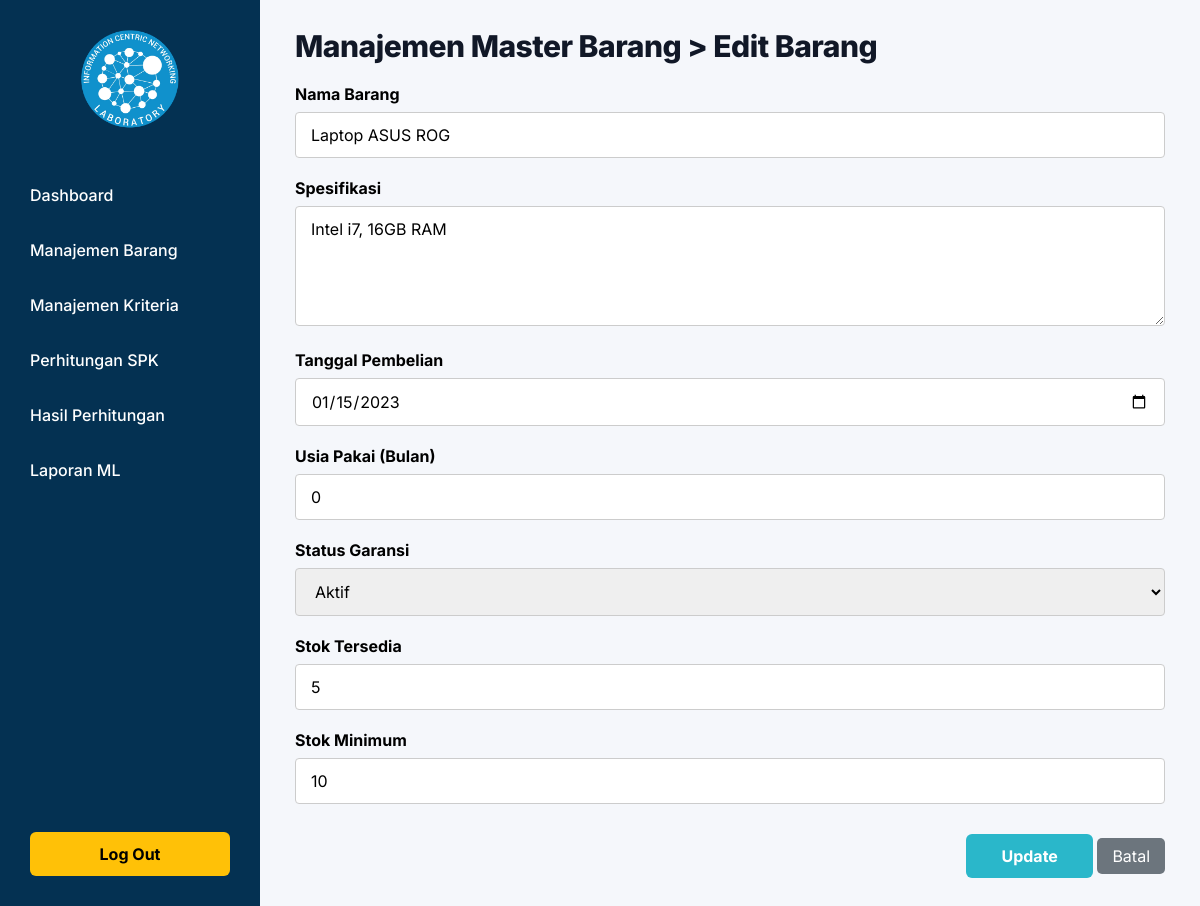
Screenshot of /index.php?action=editBarang&id=1 (signed in) with the database file from the repository.
### tables this page shows
CREATE TABLE barang (
  id_barang INT AUTO_INCREMENT PRIMARY KEY,
  nama_barang VARCHAR(100) NOT NULL,
  stok_tersedia INT NOT NULL DEFAULT 0,
  stok_minimum INT NOT NULL DEFAULT 0,
  tgl_beli DATE,
  usia_pakai_bulan INT DEFAULT 0,
  status_garansi ENUM('Aktif','Tidak Aktif','Hampir Habis') DEFAULT 'Tidak Aktif',
  spesifikasi TEXT
);

### controllers/AppController.php (called while the page is built, shortened)
<?php
require_once __DIR__ . '/../models/BarangModel.php';
class AppController
{
    public function editBarang() {
        $id = isset($_GET['id']) ? (int)$_GET['id'] : 0;
        $barangModel = new BarangModel();
        $barang = $barangModel->getBarangById($id);
        require_once __DIR__ . '/../views/editBarang.php';
    }
}
?>

### models/BarangModel.php (called while the page is built, shortened)
<?php
require_once __DIR__ . '/../config/database.php';
class BarangModel {
    private $db;
    public function __construct() {
        global $pdo;
        $this->db = $pdo;
    }
    public function getBarangById($id) {
        $stmt = $this->db->prepare("SELECT * FROM barang WHERE id_barang = ?");
        $stmt->execute([$id]);
        return $stmt->fetch();
    }
}
?>

### views/editBarang.php (the view, shortened to what this page needs)
<!DOCTYPE html>
<html lang="id">
<head>
    <link rel="stylesheet" href="assets/css/dashboard-style.css?v=1">
</head>
<body>
<div class="dashboard-container">
    <?php include 'views/sidebar.php'; ?>
    <div class="main-content">
        <h1 class="page-title">Manajemen Master Barang > Edit Barang</h1>
        <form action="index.php?action=updateBarang" method="POST">
            <div class="form-group">
                <label>Nama Barang</label>
                <input type="text" name="nama_barang" class="form-control" value="<?= htmlspecialchars($barang['nama_barang']) ?>" required>
            </div>
            <div class="form-group">
                <label>Spesifikasi</label>
                <textarea name="spesifikasi" class="form-control" required><?= htmlspecialchars($barang['spesifikasi']) ?></textarea>
            </div>
            <div class="form-group">
                <label>Tanggal Pembelian</label>
                <input type="date" name="tanggal_pembelian" class="form-control" value="<?= $barang['tgl_beli'] ?>" required>
            </div>
            <div class="form-group">
                <label>Usia Pakai (Bulan)</label>
                <input type="number" name="usia_pakai_bulan" class="form-control" value="<?= htmlspecialchars($barang['usia_pakai_bulan']) ?>" min="0" required>
            </div>
            <div class="form-group">
                <label>Status Garansi</label>
                <select name="status_garansi" class="form-control" required>
                    <option value="Aktif" <?= $barang['status_garansi'] === 'Aktif' ? 'selected' : '' ?>>Aktif</option>
                </select>
            </div>
            <div class="form-group">
                <label>Stok Tersedia</label>
                <input type="number" name="stok_tersedia" class="form-control" value="<?= $barang['stok_tersedia'] ?>" required>
            </div>
            <div class="form-group">
                <label>Stok Minimum</label>
                <input type="number" name="stok_minimum" class="form-control" value="<?= $barang['stok_minimum'] ?>" required>
            </div>
            <div class="form-actions">
                <button type="submit" class="btn-simpan">Update</button>
                <a href="index.php?action=manajemenBarang" class="btn-batal" style="background:#6c757d; color:white; padding:8px 15px; border-radius:5px; text-decoration:none;">Batal</a>
            </div>
        </form>
    </div>
</div>
</body>
</html>

### assets/css/dashboard-style.css (style rules this page uses)
* { margin: 0; padding: 0; box-sizing: border-box; font-family: 'Inter', sans-serif; }
body { background-color: #f8f9fa; overflow-x: hidden; }
.dashboard-container { display: flex; min-height: 100vh; }
.main-content { margin-left: 260px; padding: 40px 50px; width: calc(100% - 260px); background-color: #f8f9fa; min-height: 100vh; }
.page-title { font-size: 28px; color: #111; font-weight: 400; margin-bottom: 30px; letter-spacing: -0.5px; }
.form-group { margin-bottom: 20px; }
.form-group label { display: block; font-size: 16px; font-weight: 700; color: #000; margin-bottom: 8px; }
.form-control { width: 100%; padding: 12px 15px; font-size: 16px; font-family: 'Inter', sans-serif; border: 1px solid #ccc; border-radius: 4px; outline: none; transition: border-color 0.3s; }
textarea.form-control { resize: vertical; min-height: 120px; }
.form-actions { text-align: right; margin-top: 30px; }
.btn-simpan { background-color: #2ab7ca; color: white; padding: 12px 35px; font-size: 16px; font-weight: 700; border: none; border-radius: 6px; cursor: pointer; transition: 0.3s; font-family: 'Inter', sans-serif; }
.main-content { margin-left: 260px; padding: 28px 35px; width: calc(100% - 260px); background-color: #f5f7fb; min-height: 100vh; overflow-y: auto; }
.page-title { font-size: 30px; color: #111827; font-weight: 800; margin-bottom: 20px; letter-spacing: -0.5px; }

### rows the page displays
barang: nama_barang "Laptop ASUS ROG", spesifikasi "Intel i7, 16GB RAM", tanggal_pembelian "01/15/2023", usia_pakai_bulan "0", status_garansi "Aktif", stok_tersedia "5", stok_minimum "10"
